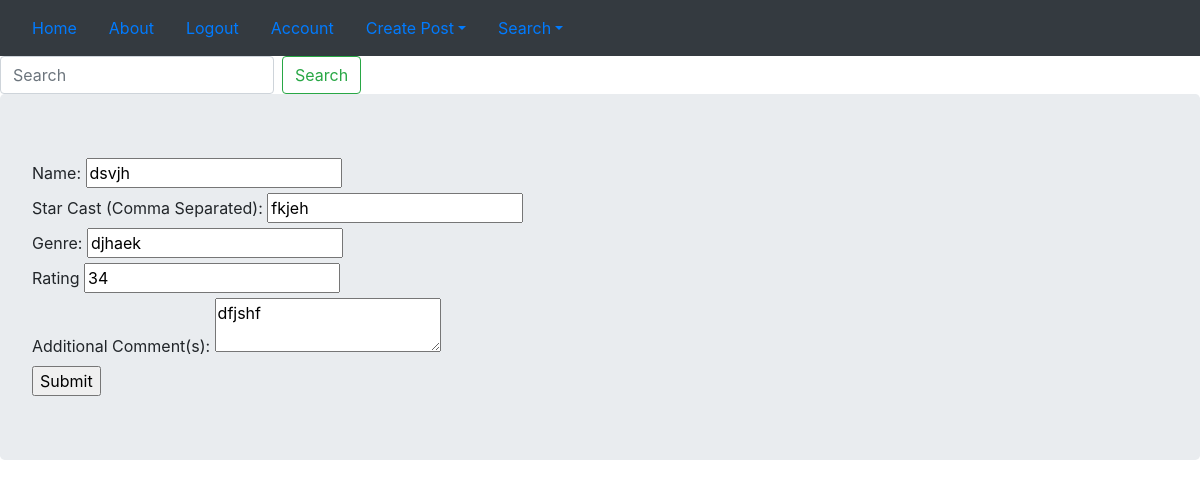
The app's page /1/update (signed in) with its own data.
### myproject/models.py (models this page shows, shortened)
class Movie(db.Model):
    id = db.Column(db.Integer, primary_key=True)
    user_id = db.Column(db.Integer, db.ForeignKey('users.id'), nullable=False)
    name = db.Column(db.String(64), nullable=False)
    cast = db.Column(db.String(128), nullable=False)
    rating = db.Column(db.Integer, nullable=False)
    genre = db.Column(db.String, nullable=False)
    review = db.Column(db.Text, nullable=False)
    date = db.Column(db.DateTime, nullable=False, default=datetime.utcnow)

### myproject/movies/views.py (the view)
@movie.route('/<int:movie_id>/update', methods=['GET'])
@login_required
def update(movie_id):
    post_movie = Movie.query.get_or_404(movie_id)
    if post_movie.audience != current_user:
        abort(403)
    form = AddMovieForm()
    if form.validate_on_submit():
        post_movie.name = form.name.data
        post_movie.cast = form.cast.data
        post_movie.review = form.comment.data
        post_movie.rating = form.rating.data
        post_movie.genre = form.genre.data
        db.session.commit()
        flash("POst Updated")
        return redirect('movie.movie_post', movie_id=post_movie.id)
    elif request.method == 'GET':
        form.name.data = post_movie.name
        form.cast.data = post_movie.cast
        form.comment.data = post_movie.review
        form.rating.data = post_movie.rating
        form.genre.data = post_movie.genre
    return render_template('add_movie.html', form=form)

### myproject/movies/forms.py
class AddMovieForm(FlaskForm):
    name = StringField('Name: ', validators=[DataRequired()])
    cast = StringField('Star Cast (Comma Separated): ', validators=[DataRequired()])
    genre = StringField('Genre: ', validators=[DataRequired()])
    rating = IntegerField('Rating')
    comment = TextAreaField('Additional Comment(s): ')
    submit = SubmitField('Submit')

### myproject/models.py (called while the page is built)
@login_manager.user_loader
def load_user(user_id):
    return User.query.get(user_id)

### myproject/templates/add_movie.html (shortened to what this page needs)
{% extends 'base.html' %}
{% block content %}
<nav>
    <form class="form-inline my-2 my-lg-0">
      <input class="form-control mr-sm-2" type="search" placeholder="Search" aria-label="Search">
      <button class="btn btn-outline-success my-2 my-sm-0" type="submit">Search</button>
    </form>
</nav>
<div class="jumbotron">
    <form method="post">
    {{ form.name.label }} {{ form.name }} <br>
    {{ form.cast.label }} {{ form.cast }} <br>
    {{ form.genre.label }} {{ form.genre }} <br>
    {{ form.rating.label }} {{ form.rating }} <br>
    {{ form.comment.label}} {{ form.comment}} <br>
    {{ form.submit() }}
    </form>
</div>
{% endblock %}

### records on screen
Movie: name "dsvjh", cast "fkjeh", genre "djhaek", rating "34"
